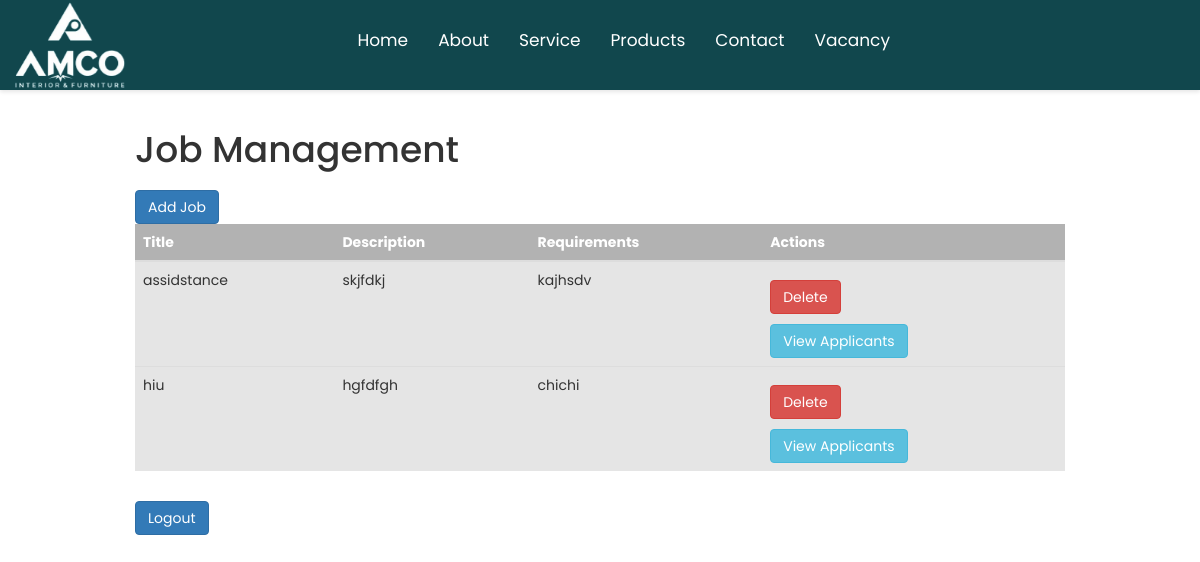
Screenshot of /lagin/vadmin with the database file from the repository.
### app.py (models this page shows, shortened)
class Job(db.Model):
    id = db.Column(db.Integer, primary_key=True)
    title = db.Column(db.String(100), nullable=False)
    description = db.Column(db.String(500), nullable=False)
    requirements = db.Column(db.String(500), nullable=False)
    deadline = db.Column(db.DateTime, nullable=True)
    is_active = db.Column(db.Boolean, default=True)

### app.py (the view)
@app.route('/lagin/vadmin')
def vadmin():
    jobs = Job.query.all()
    return render_template('vadmin.html', jobs=jobs)

### templates/vadmin.html (shortened to what this page needs)
<!DOCTYPE html>
<html>
<head>
    <link rel="stylesheet" href="https://maxcdn.bootstrapcdn.com/bootstrap/3.3.7/css/bootstrap.min.css">
</head>
<body>
<header class="header" id="header">
  <nav>
    <div class="logo-container">
      <a href="/"><img src="/static/images/logo.png" alt="Your Logo" class="logo"></a>
    </div>
    <ul id="menuList">
      <li><a id="home" href="/">Home</a></li>
      <li class="dropdown">
        <a class="dropbtn" href="#" onclick="toggleDropdown()" onmouseover="showDropdown()">About
        </a>
      </li>
      <li><a href="#service">Service</a></li>
      <li><a id="products" href="/prod">Products</a></li>
      <li><a href="#contact">Contact</a></li>
      <li><a id="vacancy" href="/vacancy">Vacancy</a></li>
    </ul>
  </nav>
</header>
    <div class="container">
        <h1>Job Management</h1>
        <a href="{{ url_for('add_job') }}" class="btn btn-primary">Add Job</a>
        <table class="table">
            <thead>
                <tr>
                    <th>Title</th>
                    <th>Description</th>
                    <th>Requirements</th>
                    <th>Actions</th>
                </tr>
            </thead>
            <tbody>
                {% for job in jobs %}
                <tr>
                    <td>{{ job.title }}</td>
                    <td>{{ job.description }}</td>
                    <td>{{ job.requirements }}</td>
                    <td>
                        <form action="{{ url_for('delete_job', job_id=job.id) }}" method="post">
                            <button type="submit" class="btn btn-danger">Delete</button>
                        </form>
                        <a href="{{ url_for('applied_jobs', job_id=job.id) }}" class="btn btn-info">View Applicants</a>
                    </td>
                </tr>
                {% endfor %}
            </tbody>
        </table>
        <form action="{{ url_for('lagout') }}" method="get">
            <button type="submit" class="btn btn-primary">Logout</button>
        </form>
    </div>
      </body>
    </html>

### templates/vadmin.html (style rules this page uses)
html { scroll-behavior: smooth; }
.header { display: flex; justify-content: space-between; align-items: center; padding: 10px; position: sticky; color: #fff; height: 90px; background-color: #11474D; box-shadow: 0px 2px 4px rgba(0, 0, 0, 0.1); text-decoration: none; }
nav { padding: 10px 10px; display: flex; align-items: center; justify-content: space-between; position: relative; height: 70px; width: 100%; left: -10px; }
.logo { width: 160px; position: relative; left: -20px; top: 0px; height: auto; transition: transform 0.3s ease; }
nav ul { display: flex; gap: 30px; align-items: center; }
nav ul li { list-style-type: none; }
nav ul li a { text-decoration: none; color: #ffffff; font-size: 17px; position: relative; left: -250px; font-family: poppins, sans-serif; }
a { text-decoration: none; }
#menuList a { color: white; text-decoration: none; }
.container { margin: 20px auto; width: 80%; max-width: 1200px; }
.container { margin-top: 20px; }
.table th { color: white; background-color: rgba(0, 0, 0, 0.3); }
.table td { background-color: rgba(0, 0, 0, 0.1); }
.btn { margin-top: 10px; }

### rows the page displays
Job: title "assidstance", description "skjfdkj", requirements "kajhsdv"
Job: title "hiu", description "hgfdfgh", requirements "chichi"
